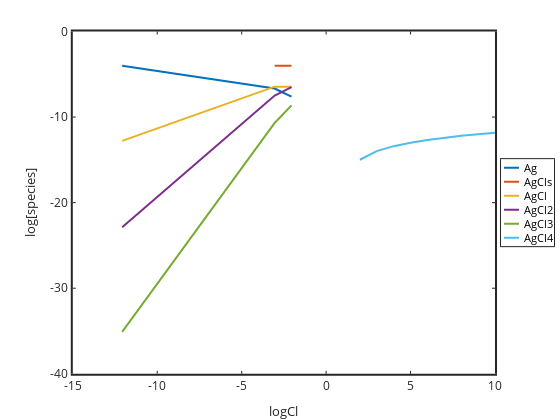

Write notebook code for a chart like this one.
### Code cell
h=plot(log10(ClT),log10(Ag),log10(ClT),log10(AgCls),log10(ClT),log10(AgCl),log10(ClT),log10(AgCl2),log10(ClT),log10(AgCl3),log10(ClT),log10(AgCl4));
%h=plot(log10(Cl),log10(Ag));
%h=plot(log10(Cl),log10(AgCls));
set(h,'linewidth',2);
set(gca,'linewidth',2,'fontsize',12);
xlabel('logCl'); ylabel('log[species]');
%xlabel('logCl'); ylabel('logAg');
legend('Ag','AgCls','AgCl','AgCl2','AgCl3','AgCl4','location','eastoutside')
%axis([-40 0 -8 -3])

end

### Figure 1 — Plotly figure (JSON) as saved in the notebook; plotly's stock layout.template omitted (floating-point values rounded to 4 significant figures)
{"data": [{"line": {"color": "rgb(0,113,188)", "dash": "solid", "width": 2}, "marker": {"color": "rgb(0,113,188)", "line": {"color": "rgb(0,113,188)"}, "size": 6, "symbol": "none"}, "mode": "lines", "name": "Ag", "showlegend": true, "type": "scatter", "visibility": true, "x": [-12.08, -3.046, -2.721, -2.538, -2.409, -2.31, -2.229, -2.161, -2.102, -2.051], "xaxis": "x", "y": [-4.0, -6.669, -6.982, -7.156, -7.277, -7.37, -7.445, -7.508, -7.562, -7.609], "yaxis": "y"}, {"line": {"color": "rgb(216,82,24)", "dash": "solid", "width": 2}, "marker": {"color": "rgb(216,82,24)", "line": {"color": "rgb(216,82,24)"}, "size": 6, "symbol": "none"}, "mode": "lines", "name": "AgCls", "showlegend": true, "type": "scatter", "visibility": true, "x": [-12.08, -3.046, -2.721, -2.538, -2.409, -2.31, -2.229, -2.161, -2.102, -2.051], "xaxis": "x", "y": [null, -4.003, -4.002, -4.002, -4.002, -4.003, -4.003, -4.003, -4.003, -4.003], "yaxis": "y"}, {"line": {"color": "rgb(236,176,31)", "dash": "solid", "width": 2}, "marker": {"color": "rgb(236,176,31)", "line": {"color": "rgb(236,176,31)"}, "size": 6, "symbol": "none"}, "mode": "lines", "name": "AgCl", "showlegend": true, "type": "scatter", "visibility": true, "x": [-12.08, -3.046, -2.721, -2.538, -2.409, -2.31, -2.229, -2.161, -2.102, -2.051], "xaxis": "x", "y": [-12.79, -6.448, -6.448, -6.448, -6.449, -6.449, -6.449, -6.449, -6.449, -6.449], "yaxis": "y"}, {"line": {"color": "rgb(125,46,141)", "dash": "solid", "width": 2}, "marker": {"color": "rgb(125,46,141)", "line": {"color": "rgb(125,46,141)"}, "size": 6, "symbol": "none"}, "mode": "lines", "name": "AgCl2", "showlegend": true, "type": "scatter", "visibility": true, "x": [-12.08, -3.046, -2.721, -2.538, -2.409, -2.31, -2.229, -2.161, -2.102, -2.051], "xaxis": "x", "y": [-22.86, -7.492, -7.168, -6.984, -6.855, -6.756, -6.676, -6.608, -6.549, -6.497], "yaxis": "y"}, {"line": {"color": "rgb(118,171,47)", "dash": "solid", "width": 2}, "marker": {"color": "rgb(118,171,47)", "line": {"color": "rgb(118,171,47)"}, "size": 6, "symbol": "none"}, "mode": "lines", "name": "AgCl3", "showlegend": true, "type": "scatter", "visibility": true, "x": [-12.08, -3.046, -2.721, -2.538, -2.409, -2.31, -2.229, -2.161, -2.102, -2.051], "xaxis": "x", "y": [-35.1, -10.68, -10.01, -9.638, -9.373, -9.168, -9.001, -8.86, -8.738, -8.63], "yaxis": "y"}, {"line": {"color": "rgb(76,189,237)", "dash": "solid", "width": 2}, "marker": {"color": "rgb(76,189,237)", "line": {"color": "rgb(76,189,237)"}, "size": 6, "symbol": "none"}, "mode": "lines", "name": "AgCl4", "showlegend": true, "type": "scatter", "visibility": true, "x": [1, 2, 3, 4, 5, 6, 7, 8, 9, 10], "xaxis": "x", "y": [null, -14.99, -13.98, -13.4, -12.99, -12.67, -12.41, -12.19, -12.0, -11.84], "yaxis": "y"}, {"hoverinfo": "none", "line": {"color": "rgb(0,113,188)", "dash": "solid", "width": 2}, "marker": {"color": "rgb(0,113,188)", "line": {"color": "rgb(0,113,188)"}, "size": 6, "symbol": "none"}, "mode": "lines", "name": "", "showlegend": false, "type": "scatter", "visibility": true, "x": [3, 18], "xaxis": "x2", "y": [8.5, 8.5], "yaxis": "y2"}, {"hoverinfo": "none", "line": {"color": "rgb(216,82,24)", "dash": "solid", "width": 2}, "marker": {"color": "rgb(216,82,24)", "line": {"color": "rgb(216,82,24)"}, "size": 6, "symbol": "none"}, "mode": "lines", "name": "", "showlegend": false, "type": "scatter", "visibility": true, "x": [3, 18], "xaxis": "x2", "y": [22.5, 22.5], "yaxis": "y2"}, {"hoverinfo": "none", "line": {"color": "rgb(236,176,31)", "dash": "solid", "width": 2}, "marker": {"color": "rgb(236,176,31)", "line": {"color": "rgb(236,176,31)"}, "size": 6, "symbol": "none"}, "mode": "lines", "name": "", "showlegend": false, "type": "scatter", "visibility": true, "x": [3, 18], "xaxis": "x2", "y": [36.5, 36.5], "yaxis": "y2"}, {"hoverinfo": "none", "line": {"color": "rgb(125,46,141)", "dash": "solid", "width": 2}, "marker": {"color": "rgb(125,46,141)", "line": {"color": "rgb(125,46,141)"}, "size": 6, "symbol": "none"}, "mode": "lines", "name": "", "showlegend": false, "type": "scatter", "visibility": true, "x": [3, 18], "xaxis": "x2", "y": [50.5, 50.5], "yaxis": "y2"}, {"hoverinfo": "none", "line": {"color": "rgb(118,171,47)", "dash": "solid", "width": 2}, "marker": {"color": "rgb(118,171,47)", "line": {"color": "rgb(118,171,47)"}, "size": 6, "symbol": "none"}, "mode": "lines", "name": "", "showlegend": false, "type": "scatter", "visibility": true, "x": [3, 18], "xaxis": "x2", "y": [64.5, 64.5], "yaxis": "y2"}, {"hoverinfo": "none", "line": {"color": "rgb(76,189,237)", "dash": "solid", "width": 2}, "marker": {"color": "rgb(76,189,237)", "line": {"color": "rgb(76,189,237)"}, "size": 6, "symbol": "none"}, "mode": "lines", "name": "", "showlegend": false, "type": "scatter", "visibility": true, "x": [3, 18], "xaxis": "x2", "y": [78.5, 78.5], "yaxis": "y2"}], "layout": {"annotations": [{"font": {"color": "rgb(0, 0, 0)", "size": 10.8}, "showarrow": false, "text": "Ag", "x": 21, "xanchor": "left", "xref": "x2", "y": 8.5, "yanchor": "middle", "yref": "y2"}, {"font": {"color": "rgb(0, 0, 0)", "size": 10.8}, "showarrow": false, "text": "AgCls", "x": 21, "xanchor": "left", "xref": "x2", "y": 22.5, "yanchor": "middle", "yref": "y2"}, {"font": {"color": "rgb(0, 0, 0)", "size": 10.8}, "showarrow": false, "text": "AgCl", "x": 21, "xanchor": "left", "xref": "x2", "y": 36.5, "yanchor": "middle", "yref": "y2"}, {"font": {"color": "rgb(0, 0, 0)", "size": 10.8}, "showarrow": false, "text": "AgCl2", "x": 21, "xanchor": "left", "xref": "x2", "y": 50.5, "yanchor": "middle", "yref": "y2"}, {"font": {"color": "rgb(0, 0, 0)", "size": 10.8}, "showarrow": false, "text": "AgCl3", "x": 21, "xanchor": "left", "xref": "x2", "y": 64.5, "yanchor": "middle", "yref": "y2"}, {"font": {"color": "rgb(0, 0, 0)", "size": 10.8}, "showarrow": false, "text": "AgCl4", "x": 21, "xanchor": "left", "xref": "x2", "y": 78.5, "yanchor": "middle", "yref": "y2"}], "height": 420, "hovermode": "closest", "margin": {"b": 0, "l": 0, "r": 0, "t": 0}, "plot_bgcolor": "rgba(0, 0, 0, 0)", "showlegend": false, "width": 560, "xaxis": {"anchor": "y", "autorange": false, "domain": [0.13, 0.8839], "exponentformat": "none", "gridcolor": "rgba(38,38,38,0.15)", "gridwidth": 2, "linecolor": "rgb(38,38,38)", "linewidth": 2, "mirror": "ticks", "range": [-15, 10], "showgrid": false, "showline": true, "side": "bottom", "spikedash": "solid", "spikemode": "across", "spikesides": false, "spikethickness": 1, "tickangle": 0, "tickcolor": "rgb(38,38,38)", "tickfont": {"color": "rgb(38,38,38)", "size": 12}, "ticklen": 3, "ticks": "inside", "ticktext": ["-15", "-10", "-5", "0", "5", "10"], "tickvals": [-15, -10, -5, 0, 5, 10], "title": {"font": {"color": "rgb(38,38,38)", "size": 13.2}, "text": "logCl"}, "type": "linear", "visible": true, "zeroline": false}, "xaxis2": {"anchor": "y2", "autorange": false, "domain": [0.8946, 0.9893], "exponentformat": "none", "fixedrange": true, "gridcolor": "rgba(38,38,38,0.15)", "gridwidth": 1, "linecolor": "rgb(38,38,38)", "linewidth": 1, "mirror": true, "range": [0, 53], "showgrid": false, "showline": true, "showspikes": false, "side": "bottom", "spikedash": "solid", "spikemode": "across", "spikesides": false, "spikethickness": 1, "tickangle": 0, "tickcolor": "rgb(38,38,38)", "tickfont": {"color": "rgb(38,38,38)", "size": 10.8}, "ticklen": 3, "ticks": "", "ticktext": [], "tickvals": [], "title": {"font": {"color": "rgb(0, 0, 0)", "size": 11.88}, "text": ""}, "type": "linear", "visible": true, "zeroline": false}, "yaxis": {"anchor": "x", "autorange": false, "domain": [0.11, 0.925], "exponentformat": "none", "gridcolor": "rgba(38,38,38,0.15)", "gridwidth": 2, "linecolor": "rgb(38,38,38)", "linewidth": 2, "mirror": "ticks", "range": [-40, 0], "showgrid": false, "showline": true, "side": "left", "spikedash": "solid", "spikemode": "across", "spikesides": false, "spikethickness": 1, "tickangle": 0, "tickcolor": "rgb(38,38,38)", "tickfont": {"color": "rgb(38,38,38)", "size": 12}, "ticklen": 3, "ticks": "inside", "ticktext": ["-40", "-30", "-20", "-10", "0"], "tickvals": [-40, -30, -20, -10, 0], "title": {"font": {"color": "rgb(38,38,38)", "size": 13.2}, "text": "log[species]"}, "type": "linear", "visible": true, "zeroline": false}, "yaxis2": {"anchor": "x2", "autorange": false, "domain": [0.4139, 0.6211], "exponentformat": "none", "fixedrange": true, "gridcolor": "rgba(38,38,38,0.15)", "gridwidth": 1, "linecolor": "rgb(38,38,38)", "linewidth": 1, "mirror": true, "range": [87, 0], "showgrid": false, "showline": true, "showspikes": false, "side": "left", "spikedash": "solid", "spikemode": "across", "spikesides": false, "spikethickness": 1, "tickangle": 0, "tickcolor": "rgb(38,38,38)", "tickfont": {"color": "rgb(38,38,38)", "size": 10.8}, "ticklen": 3, "ticks": "", "ticktext": [], "tickvals": [], "title": {"font": {"color": "rgb(0, 0, 0)", "size": 11.88}, "text": ""}, "type": "linear", "visible": true, "zeroline": false}}}
